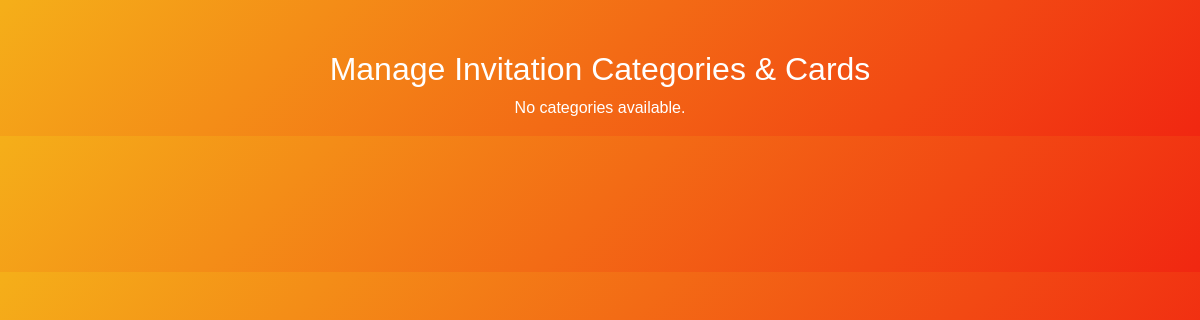
The page /shop_invitations/ on the database as committed earlier.
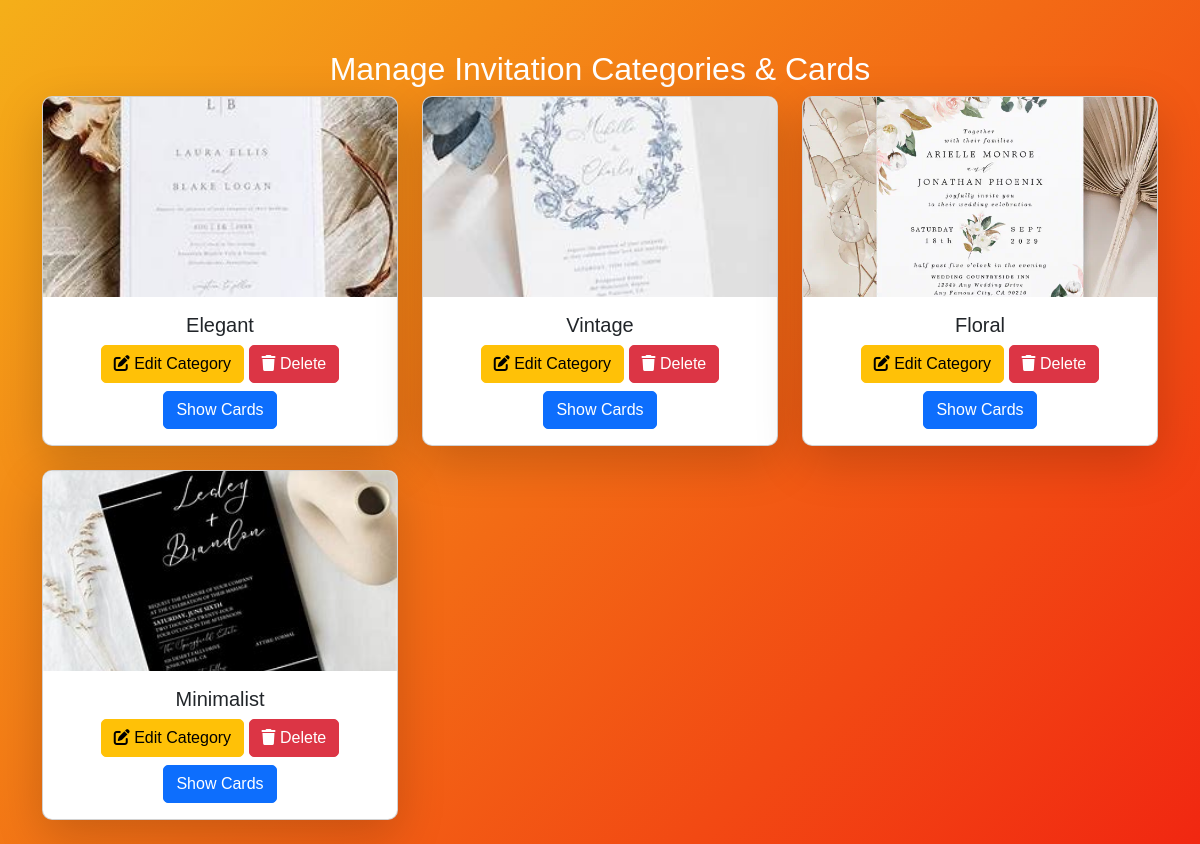
The same page on the database as committed later.
### app/models.py (models this page shows, shortened)
class InvitationCategory(models.Model):
    img = models.FileField()
    name = models.CharField(max_length=100)

### app/views.py (the view)
# urls.py: path("shop_invitations/", views.shop_invitations, name="shop_invitations"),
def shop_invitations(req):
    categories = InvitationCategory.objects.all()
    cards = InvitationCard.objects.all()
    return render(req, "shop/invitations.html", {"categories": categories, "cards": cards})

### templates/shop/invitations.html (shortened to what this page needs)
<!DOCTYPE html>
<html lang="en">
<head>
    {% load static %}
    <link rel="stylesheet" href="https://cdn.jsdelivr.net/npm/bootstrap@5.3.0/dist/css/bootstrap.min.css">
    <link rel="stylesheet" href="https://cdnjs.cloudflare.com/ajax/libs/font-awesome/6.0.0/css/all.min.css">
</head>
<body>
<div class="container">
    <h2 class="text-center text-white">Manage Invitation Categories & Cards</h2>
    <div class="row">
        {% for category in categories %}
        <div class="col-md-4 mb-4">
            <div class="card shadow-lg">
                <img src="{{ category.img.url }}" class="card-img-top" alt="{{ category.name }}">
                <div class="card-body text-center">
                    <h5 class="card-title">{{ category.name }}</h5>
                    <a href="{% url 'edit_invitation_category' category.id %}" class="btn btn-warning">
                        <i class="fas fa-edit"></i> Edit Category
                    </a>
                    <a href="{% url 'delete_invitation_category' category.id %}" class="btn btn-danger" onclick="return confirm('Are you sure?');">
                        <i class="fas fa-trash"></i> Delete
                    </a>
                    <button class="btn btn-primary mt-2 show-cards-btn" data-category-id="{{ category.id }}">
                        Show Cards
                    </button>
                </div>
            </div>
        </div>
        {% empty %}
        <p class="text-white text-center">No categories available.</p>
        {% endfor %}
    </div>
</div>
</body>
</html>

### templates/shop/invitations.html (style rules this page uses)
body { background: linear-gradient(135deg, #f5af19, #f12711); font-family: 'Poppins', sans-serif; }
.container { margin-top: 50px; }
.card { border-radius: 10px; overflow: hidden; transition: 0.3s; }
.card img { height: 200px; object-fit: cover; }
.btn { border-radius: 5px; transition: 0.3s; }

Rows that differ between the two databases and show on the page:
added InvitationCategory: img (picture), name "Elegant"
added InvitationCategory: img (picture), name "Vintage"
added InvitationCategory: img (picture), name "Floral"
added InvitationCategory: img (picture), name "Minimalist"
Other text that changed with them:
text no longer shown: "No categories available."
